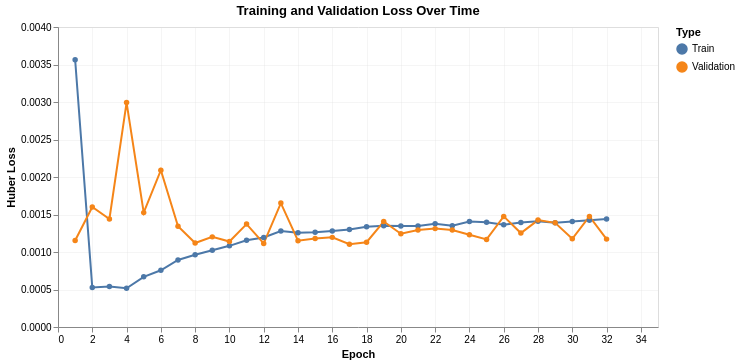

The notebook cell saved with this chart:
### Code cell
import altair as alt

history_df = pl.DataFrame({
    'Epoch': list(range(1, len(train_history) + 1)) * 2,
    'Loss': train_history + val_history,
    'Type': ['Train'] * len(train_history) + ['Validation'] * len(val_history)
})

chart = alt.Chart(history_df.to_pandas()).mark_line(point=True).encode(
    x=alt.X('Epoch:Q', title='Epoch'),
    y=alt.Y('Loss:Q', title='Huber Loss'),
    color=alt.Color('Type:N', legend=alt.Legend(title='Type'))
).properties(
    width=600,
    height=300,
    title='Training and Validation Loss Over Time'
).configure_axis(
    gridOpacity=0.3
)

chart.save('training_history.png', scale_factor=2)
chart

### Figure 1 — Vega-Lite specification as saved in the notebook (floating-point values rounded to 4 significant figures)
{"config": {"view": {"continuousWidth": 300, "continuousHeight": 300}, "axis": {"gridOpacity": 0.3}}, "data": {"name": "data-0c4750699ae43e1f91e4de01dbcfc301"}, "mark": {"type": "line", "point": true}, "encoding": {"color": {"field": "Type", "legend": {"title": "Type"}, "type": "nominal"}, "x": {"field": "Epoch", "title": "Epoch", "type": "quantitative"}, "y": {"field": "Loss", "title": "Huber Loss", "type": "quantitative"}}, "height": 300, "title": "Training and Validation Loss Over Time", "width": 600, "$schema": "https://vega.github.io/schema/vega-lite/v6.1.0.json", "datasets": {"data-0c4750699ae43e1f91e4de01dbcfc301": [{"Epoch": 1, "Loss": 0.003563, "Type": "Train"}, {"Epoch": 2, "Loss": 0.0005259, "Type": "Train"}, {"Epoch": 3, "Loss": 0.0005391, "Type": "Train"}, {"Epoch": 4, "Loss": 0.0005161, "Type": "Train"}, {"Epoch": 5, "Loss": 0.0006687, "Type": "Train"}, {"Epoch": 6, "Loss": 0.0007564, "Type": "Train"}, {"Epoch": 7, "Loss": 0.0008938, "Type": "Train"}, {"Epoch": 8, "Loss": 0.0009638, "Type": "Train"}, {"Epoch": 9, "Loss": 0.001023, "Type": "Train"}, {"Epoch": 10, "Loss": 0.001082, "Type": "Train"}, {"Epoch": 11, "Loss": 0.001155, "Type": "Train"}, {"Epoch": 12, "Loss": 0.001193, "Type": "Train"}, {"Epoch": 13, "Loss": 0.001279, "Type": "Train"}, {"Epoch": 14, "Loss": 0.001258, "Type": "Train"}, {"Epoch": 15, "Loss": 0.001262, "Type": "Train"}, {"Epoch": 16, "Loss": 0.001279, "Type": "Train"}, {"Epoch": 17, "Loss": 0.001299, "Type": "Train"}, {"Epoch": 18, "Loss": 0.001336, "Type": "Train"}, {"Epoch": 19, "Loss": 0.001349, "Type": "Train"}, {"Epoch": 20, "Loss": 0.001348, "Type": "Train"}, {"Epoch": 21, "Loss": 0.001347, "Type": "Train"}, {"Epoch": 22, "Loss": 0.001377, "Type": "Train"}, {"Epoch": 23, "Loss": 0.001351, "Type": "Train"}, {"Epoch": 24, "Loss": 0.001406, "Type": "Train"}, {"Epoch": 25, "Loss": 0.001398, "Type": "Train"}, {"Epoch": 26, "Loss": 0.001363, "Type": "Train"}, {"Epoch": 27, "Loss": 0.001392, "Type": "Train"}, {"Epoch": 28, "Loss": 0.001408, "Type": "Train"}, {"Epoch": 29, "Loss": 0.001389, "Type": "Train"}, {"Epoch": 30, "Loss": 0.001406, "Type": "Train"}, {"Epoch": 31, "Loss": 0.001424, "Type": "Train"}, {"Epoch": 32, "Loss": 0.001441, "Type": "Train"}, {"Epoch": 1, "Loss": 0.001153, "Type": "Validation"}, {"Epoch": 2, "Loss": 0.0016, "Type": "Validation"}, {"Epoch": 3, "Loss": 0.00144, "Type": "Validation"}, {"Epoch": 4, "Loss": 0.002992, "Type": "Validation"}, {"Epoch": 5, "Loss": 0.001525, "Type": "Validation"}, {"Epoch": 6, "Loss": 0.002091, "Type": "Validation"}, {"Epoch": 7, "Loss": 0.001343, "Type": "Validation"}, {"Epoch": 8, "Loss": 0.00112, "Type": "Validation"}, {"Epoch": 9, "Loss": 0.001202, "Type": "Validation"}, {"Epoch": 10, "Loss": 0.001139, "Type": "Validation"}, {"Epoch": 11, "Loss": 0.001372, "Type": "Validation"}, {"Epoch": 12, "Loss": 0.001115, "Type": "Validation"}, {"Epoch": 13, "Loss": 0.001652, "Type": "Validation"}, {"Epoch": 14, "Loss": 0.001151, "Type": "Validation"}, {"Epoch": 15, "Loss": 0.001179, "Type": "Validation"}, {"Epoch": 16, "Loss": 0.001195, "Type": "Validation"}, {"Epoch": 17, "Loss": 0.001104, "Type": "Validation"}, {"Epoch": 18, "Loss": 0.00113, "Type": "Validation"}, {"Epoch": 19, "Loss": 0.001406, "Type": "Validation"}, {"Epoch": 20, "Loss": 0.001243, "Type": "Validation"}, {"Epoch": 21, "Loss": 0.001293, "Type": "Validation"}, {"Epoch": 22, "Loss": 0.001312, "Type": "Validation"}, {"Epoch": 23, "Loss": 0.001293, "Type": "Validation"}, {"Epoch": 24, "Loss": 0.00123, "Type": "Validation"}, {"Epoch": 25, "Loss": 0.001167, "Type": "Validation"}, {"Epoch": 26, "Loss": 0.001475, "Type": "Validation"}, {"Epoch": 27, "Loss": 0.001252, "Type": "Validation"}, {"Epoch": 28, "Loss": 0.001425, "Type": "Validation"}, {"Epoch": 29, "Loss": 0.001389, "Type": "Validation"}, {"Epoch": 30, "Loss": 0.001177, "Type": "Validation"}, {"Epoch": 31, "Loss": 0.001474, "Type": "Validation"}, {"Epoch": 32, "Loss": 0.001172, "Type": "Validation"}]}}
